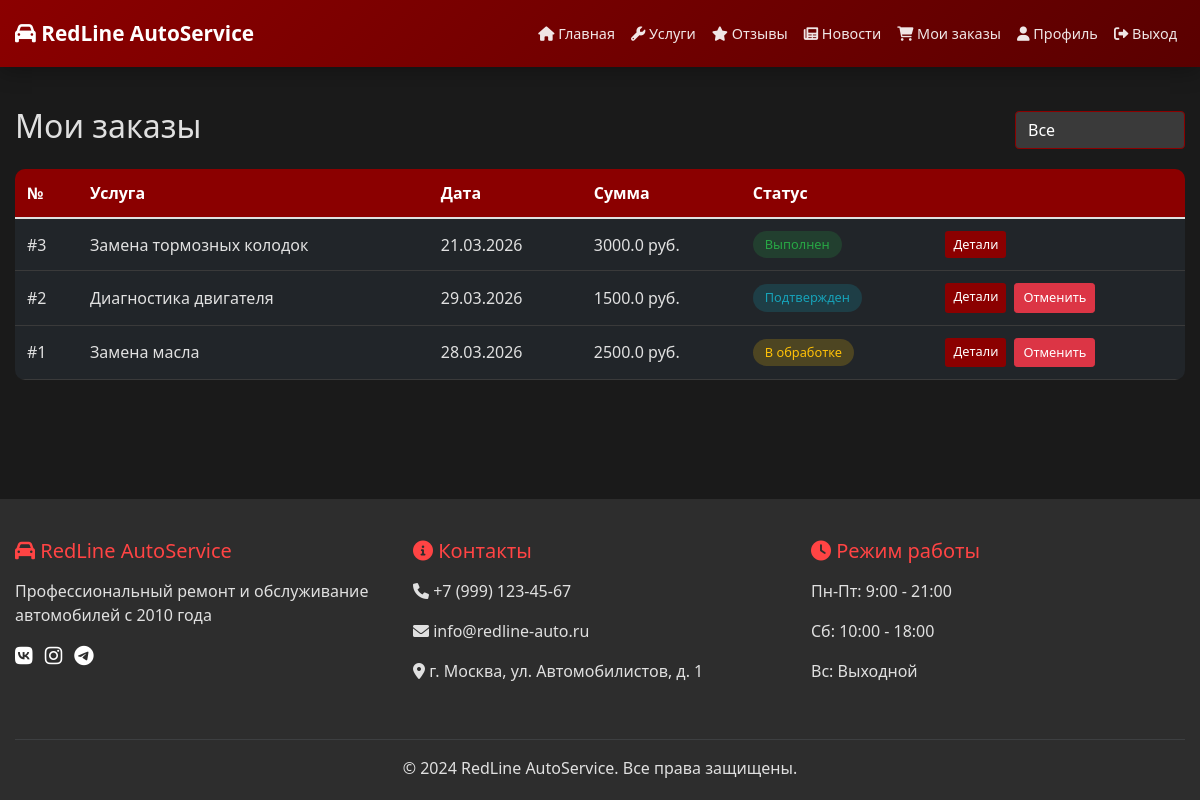
Screenshot of /orders (signed in) with the database file from the repository.
### app.py (models this page shows)
class Order(db.Model):
    id = db.Column(db.Integer, primary_key=True)
    user_id = db.Column(db.Integer, db.ForeignKey('user.id'), nullable=False)
    service_id = db.Column(db.Integer, db.ForeignKey('service.id'), nullable=False)
    car_brand = db.Column(db.String(50))
    car_model = db.Column(db.String(50))
    car_year = db.Column(db.Integer)
    appointment_date = db.Column(db.DateTime, nullable=False)
    status = db.Column(db.String(50), default='pending')
    total_price = db.Column(db.Float)
    notes = db.Column(db.Text)
    created_at = db.Column(db.DateTime, default=datetime.utcnow)
    user = db.relationship('User', backref='orders')
    service = db.relationship('Service', backref='orders')

class Service(db.Model):
    id = db.Column(db.Integer, primary_key=True)
    name = db.Column(db.String(100), nullable=False)
    description = db.Column(db.Text)
    price = db.Column(db.Float, nullable=False)
    duration = db.Column(db.Integer)
    category = db.Column(db.String(50))
    is_active = db.Column(db.Boolean, default=True)
    created_at = db.Column(db.DateTime, default=datetime.utcnow)

### app.py (the view)
@app.route('/orders')
@login_required
def orders():
    order_id = request.args.get('id')
    if order_id:
        order = Order.query.get_or_404(order_id)
        if order.user_id == session['user_id'] or session['role'] == 'admin':
            return render_template('orders.html', order=order, view='detail')
    status = request.args.get('status')
    query = Order.query.filter_by(user_id=session['user_id'])
    if status:
        query = query.filter_by(status=status)
    orders = query.order_by(Order.created_at.desc()).all()
    return render_template('orders.html', orders=orders, view='list')

### app.py (called while the page is built)
def login_required(f):
    @wraps(f)
    def decorated_function(*args, **kwargs):
        if 'user_id' not in session:
            flash('Пожалуйста, войдите в систему', 'warning')
            return redirect(url_for('login'))
        return f(*args, **kwargs)
    return decorated_function

### templates/orders.html (shortened to what this page needs)
{% extends "base.html" %}
{% block content %}
<div class="container mt-4">
    {% if view == 'booking' and service %}
        <div class="row">
            <div class="col-md-8 mx-auto">
                <div class="card">
                    <div class="card-header bg-danger text-white">
                        <h4>Запись на услугу: {{ service.name }}</h4>
                    </div>
                    <div class="card-body">
                        <form method="POST">
                            <div class="row">
                                <div class="col-md-6 mb-3">
                                    <label>Марка автомобиля *</label>
                                    <input type="text" name="car_brand" class="form-control" required>
                                </div>
                                <div class="col-md-6 mb-3">
                                    <label>Модель *</label>
                                    <input type="text" name="car_model" class="form-control" required>
                                </div>
                                <div class="col-md-6 mb-3">
                                    <label>Год выпуска</label>
                                    <input type="number" name="car_year" class="form-control">
                                </div>
                                <div class="col-md-6 mb-3">
                                    <label>Дата и время *</label>
                                    <input type="datetime-local" name="appointment_date" class="form-control" required>
                                </div>
                                <div class="col-12 mb-3">
                                    <label>Примечания</label>
                                    <textarea name="notes" class="form-control" rows="3"></textarea>
                                </div>
                            </div>
                            <div class="d-flex gap-2">
                                <button type="submit" class="btn btn-primary">Оформить заказ</button>
                                <a href="{{ url_for('services') }}" class="btn btn-secondary">Назад</a>
                            </div>
                        </form>
                    </div>
                </div>
            </div>
        </div>
    {% else %}
        <div class="d-flex justify-content-between align-items-center mb-3">
            <h2>Мои заказы</h2>
            <select class="form-select w-auto" onchange="location.href='?status='+this.value">
                <option value="">Все</option>
            </select>
        </div>
        {% if orders %}
            <div class="table-responsive">
                <table class="table table-dark table-hover">
                    <thead>
                        <tr>
                            <th>№</th>
                            <th>Услуга</th>
                            <th>Дата</th>
                            <th>Сумма</th>
                            <th>Статус</th>
                            <th></th>
                        </thead>
                    <tbody>
                        {% for order in orders %}
                        <tr>
                            <td>#{{ order.id }}</td>
                            <td>{{ order.service.name }}</td>
                            <td>{{ order.appointment_date.strftime('%d.%m.%Y') }}</td>
                            <td>{{ order.total_price }} руб.</td>
                            <td>
                                <span class="status-badge status-{{ order.status }}">
                                    {% if order.status == 'pending' %}В обработке
                                    {% elif order.status == 'confirmed' %}Подтвержден
                                    {% elif order.status == 'in_progress' %}Выполняется
                                    {% elif order.status == 'completed' %}Выполнен
                                    {% elif order.status == 'cancelled' %}Отменен
                                    {% else %}{{ order.status }}{% endif %}
                                </span>
                            </td>
                            <td>
                                <div class="d-flex gap-2">
                                    <a href="{{ url_for('orders', id=order.id) }}" class="btn btn-sm btn-primary">Детали</a>
                                    {% if order.status in ['pending', 'confirmed'] %}
                                        <a href="{{ url_for('cancel_order', order_id=order.id) }}" class="btn btn-sm btn-danger" onclick="return confirm('Отменить заказ?')">Отменить</a>
                                    {% endif %}
                                </div>
                            </td>
                        </tr>
                        {% endfor %}
                    </tbody>
                </table>
            </div>
        {% else %}
            <div class="alert alert-info">У вас пока нет заказов. <a href="{{ url_for('services') }}">Записаться на услугу</a></div>
        {% endif %}
    {% endif %}
</div>
{% endblock %}

### static/css/style.css (style rules this page uses)
:root { --primary-red: #8B0000; --dark-red: #5a0000; --black: #1a1a1a; --dark-gray: #2d2d2d; --light-gray: #3a3a3a; --text-light: #e0e0e0; }
* { margin: 0; padding: 0; box-sizing: border-box; }
body { background: var(--black); color: var(--text-light); font-family: 'Segoe UI', Tahoma, Geneva, Verdana, sans-serif; display: flex; flex-direction: column; min-height: 100vh; }
.container { max-width: 1200px; margin: 0 auto; padding: 0 20px; }
.btn-primary { background: var(--primary-red); border: none; transition: all 0.3s; padding: 0.4rem 1rem; }
.btn-sm { padding: 0.25rem 0.5rem; font-size: 0.8rem; }
.form-select { background: var(--light-gray); border: 1px solid var(--primary-red); color: white; }
.table { color: var(--text-light); margin-bottom: 0; }
.table thead th { background: var(--primary-red); color: white; border-bottom: none; padding: 0.75rem; font-weight: 600; }
.table tbody td { padding: 0.75rem; vertical-align: middle; border-color: var(--light-gray); }
.table-responsive { overflow-x: auto; border-radius: 10px; }
.status-badge { display: inline-block; padding: 0.25rem 0.75rem; border-radius: 20px; font-size: 0.8rem; font-weight: 500; }
.status-pending { background: rgba(255,193,7,0.2); color: #ffc107; }
.status-confirmed { background: rgba(23,162,184,0.2); color: #17a2b8; }
.status-completed { background: rgba(40,167,69,0.2); color: #28a745; }
@media (max-width: 1200px) { .container { padding: 0 15px; } }
.container:last-of-type, .row:last-child, .card:last-child { margin-bottom: 0; }

### rows the page displays
Order: id "3", service.name "Замена тормозных колодок", appointment_date "21.03.2026", total_price "3000.0", status "Выполнен"
Order: id "2", service.name "Диагностика двигателя", appointment_date "29.03.2026", total_price "1500.0", status "Подтвержден"
Order: id "1", service.name "Замена масла", appointment_date "28.03.2026", total_price "2500.0", status "В обработке"
